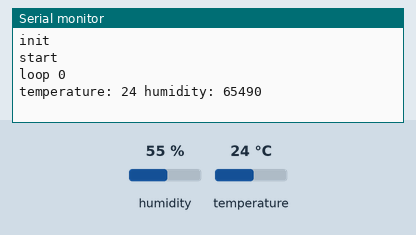
Bench run of a sketch on a simulated Arduino Uno, built with avr-gcc and run on an emulated ATmega328P. Parts: the last lines printed to the serial monitor. Wiring (inferred from the names in the program): SHT3x sensor at I2C address 0x44. The test bench sets the inputs (shaded band); at power-on: humidity 55 %, temperature 24 °C.

Above: at 1.8 s.
1.9 s: humidity set to 22 %
At 6.11 s:
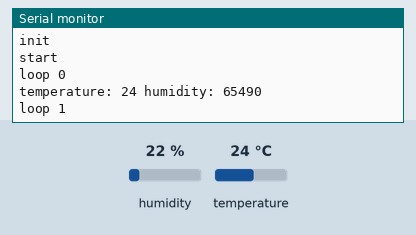
7.9 s: temperature set to 12 °C
At 12.5 s:
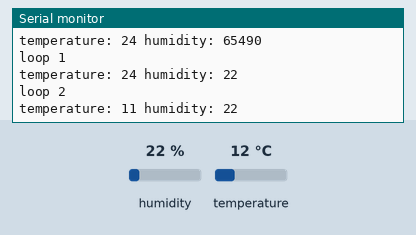
13.9 s: humidity set to 40 %
At 17.8 s:
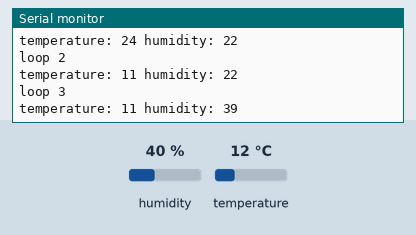
Timing chart, 0 to 19.3 s (numbered marks = the images above; inputs shaded):
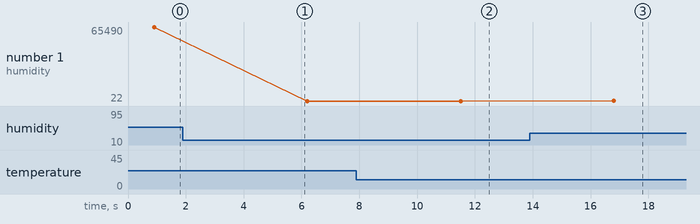

The sketch:

i2c_master-arduino_core_ch32.ino
```cpp
#include "Wire.h"

#define SHT31_I2C_ADDR 0x44

void setup()
{
  Serial.begin(115200);

  // not working - 動作を確認できなかった
  // USART_Printf_Init(115200);

  Serial.println("init");
  // printf("init\r\n");

  Wire.begin();

  // ソフトリセット
  Wire.beginTransmission(SHT31_I2C_ADDR);
  Wire.write(0x30);
  Wire.write(0xA2);
  Wire.endTransmission();

  delay(300);

  // ステータスレジスタ消去
  Wire.beginTransmission(SHT31_I2C_ADDR);
  Wire.write(0x30);
  Wire.write(0x41);
  Wire.endTransmission();

  delay(300);

  Serial.println("start");
  // printf("start\r\n");
}

uint32_t count = 0;

void loop()
{
  Serial.print("loop ");
  Serial.println(count++);
  // printf("loop %d\r\n", count);

  uint8_t dac[6] = {0};
  int i, t, h;
  uint32_t temperature, humidity;

  Wire.beginTransmission(SHT31_I2C_ADDR);
  Wire.write(0x24);
  Wire.write(0x00);
  Wire.endTransmission();

  delay(300);

  Wire.requestFrom(SHT31_I2C_ADDR, 6);
  for (i = 0; i < 6; i++)
  {
    dac[i] = Wire.read();
  }

  t = (dac[0] << 8) | dac[1];                       // 1Byte目のデータを8bit左にシフト、OR演算子で2Byte目のデータを結合して、tに代入
  temperature = (((uint32_t)(t) * 175) >> 16) - 45; // 温度の計算、temperatureに代入
  h = (dac[3] << 8) | dac[4];                       // 4Byte目のデータを8bit左にシフト、OR演算子で5Byte目のデータを結合して、hに代入
  humidity = (((uint32_t)(h) * 100) >> 16);         // 湿度の計算、humidityに代入

  Serial.print("temperature: ");
  Serial.print(temperature);
  Serial.print(" humidity: ");
  Serial.println(humidity);

  delay(5000);
}
```

Measured:
- after the input at 7.9 s, the serial monitor: prints a new line after 3.6 s (image 2)
- after the input at 13.9 s, the serial monitor: prints a new line after 2.9 s (image 3)
- plotted number 1: 65490 → 22 after the input at 1.9 s, 22 → 39 after the input at 13.9 s
